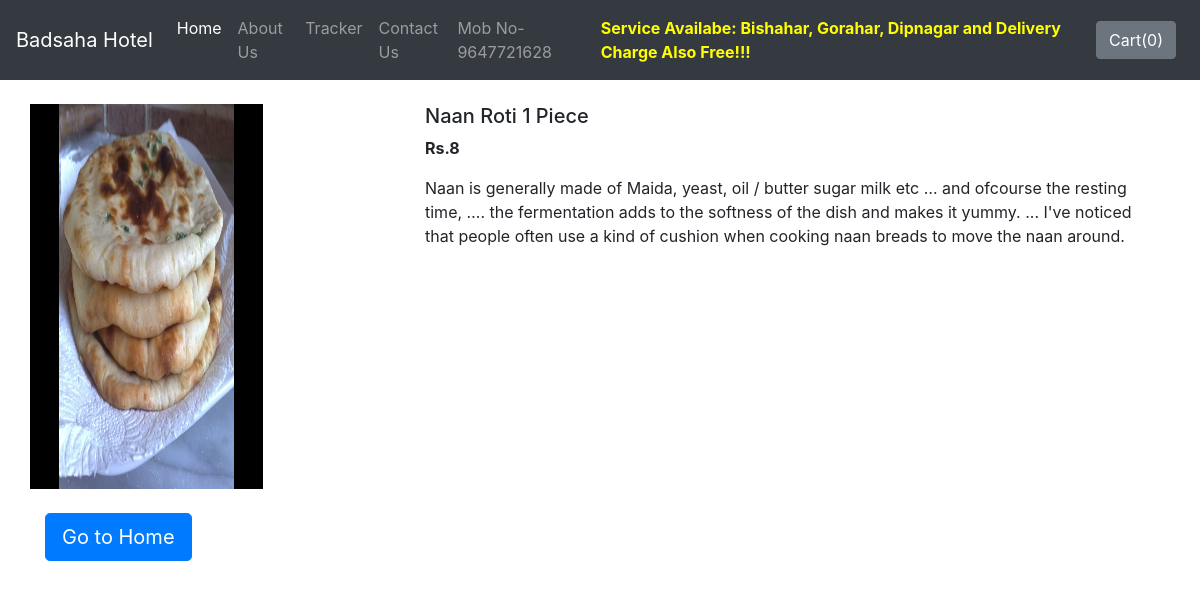
The app's page /shop/products/42 with its own data.
### shop/models.py (models this page shows, shortened)
class Product(models.Model):
    product_id = models.AutoField
    product_name = models.CharField(max_length=50)
    category = models.CharField(max_length=50, default="")
    subcategory = models.CharField(max_length=50, default="")
    price = models.IntegerField(default=0)
    desc = models.CharField(max_length=300)
    pub_date = models.DateField()
    image = models.ImageField(upload_to='shop/images', default="")

### shop/views.py (the view)
# urls.py: path("products/<int:myid>", views.productView, name="ProductView"),
def productView(request, myid):
    product = Product.objects.filter(id=myid)
    return render(request, 'shop/prodView.html', {'product':product[0]})

### shop/templates/shop/prodView.html (shortened to what this page needs)
{% extends 'shop/basic.html' %}
{% block body %}
<div class="container my-4">
    <div class="row">
    <div class="col-md-4">
    <div class="row">
        <img src="/media/{{product.image}}" width="233px" height="385px">
    </div>
        <div class="mt-4">
            <p><a class="btn btn-primary btn-lg" href="/shop/" role="button">Go to Home</a></p>
        </div>
    </div>
    <div class="col-md-8">
        <h5>{{product.product_name}}</h5>
        <p><b>Rs.{{product.price}} </b></p>
        <p>{{product.desc}}</p>
    </div>
    </div>
</div>
{% endblock %}

### records on screen
Product: image (picture), product_name "Naan Roti 1 Piece", price "8", desc "Naan is generally made of Maida, yeast, oil / butter sugar milk etc … and ofcourse the resting time, …. the fermentation adds to the softness of the dish and makes it yummy. ... I've noticed that people often use a kind of cushion when cooking naan breads to move the naan around."
